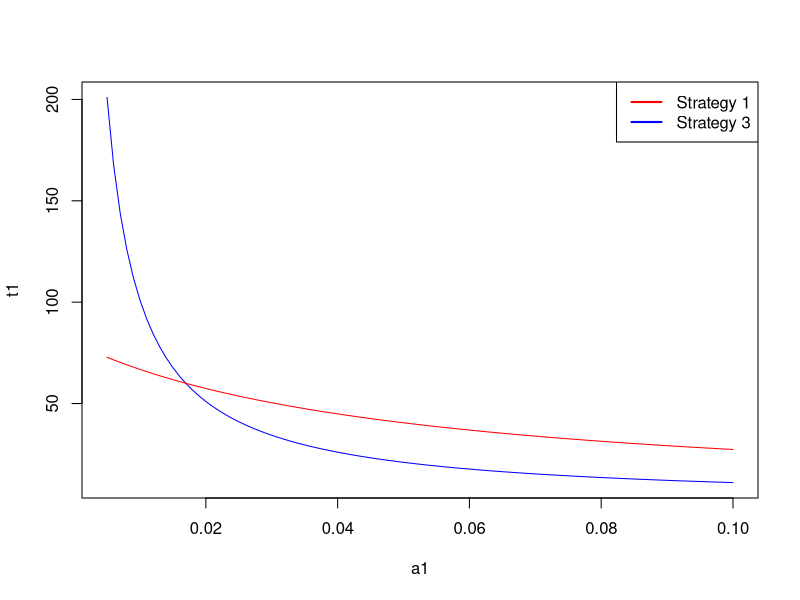
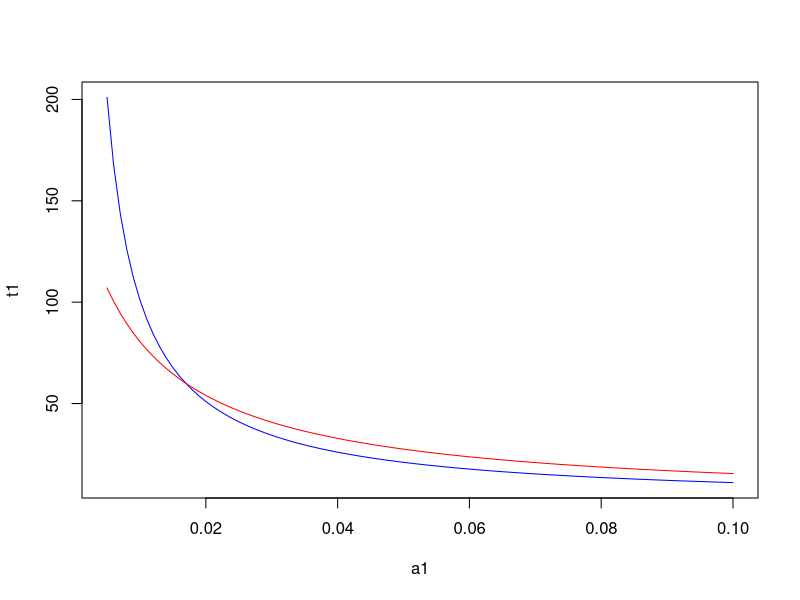
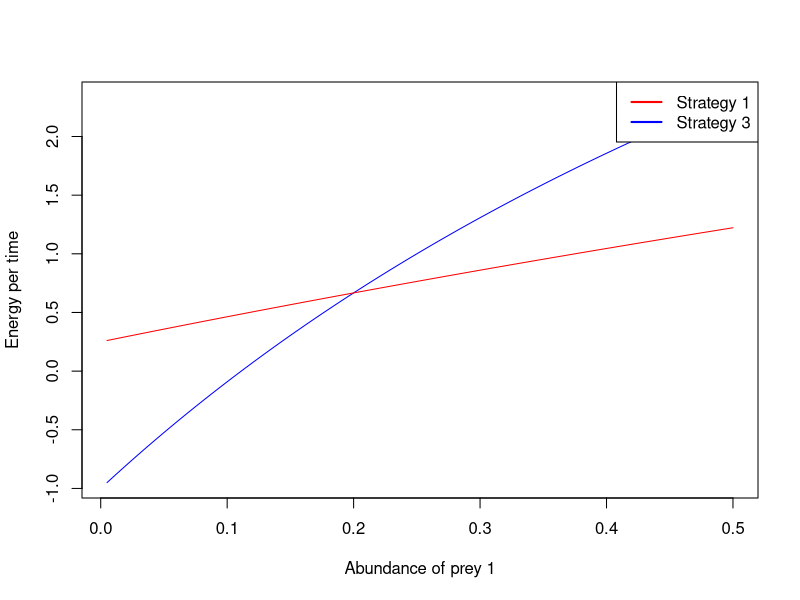

These figures' R source, in order:
## ---- chunk 1
h1=1           #Handling time of prey type 1 (s)
h2=60          #Handling time of prey type 2 (s)
a2=0.05        #abundance of prey type 2 (ind/s)
## ---- chunk 2
a1<-seq(0.005,0.1,0.001)   #abundance of prey time 1 (ind/s)
t1=1/a1+h1                 #time per item of Strategy 1 (s)
t3=1/(a1+a2)+h1*a1/(a1+a2)+h2*a2/(a1+a2) #time per item of Strategy 2 (s)
plot(a1,t1, type="l", col="blue")
lines(a1,t3, type="l", col="red")
legend("topright",                    
       legend = c("Strategy 1", "Strategy 3"),  # Labels
       col = c("red", "blue"),             # Line colors
       lwd = 2,                            # Line width
       lty = 1)      
## ---- chunk 3
a2 = 0.01
t1=1/a1+h1                 #time per item of Strategy 1 (s)
t3=1/(a1+a2)+h1*a1/(a1+a2)+h2*a2/(a1+a2) #time per item of Strategy 2 (s)
plot(a1,t1, type="l", col="blue")
lines(a1,t3, type="l", col="red")
## ---- chunk 4
pos=which(t1<t3)[1]
a1[pos]
## ---- chunk 5
e1<-10                       #Caloric content of prey 1
e2<-100                      #Caloric content of prey 2
h1<-1                        #Handling time of prey 1
h2<-60                       #Handling time of prey 2
ew<-1                        #Energy spend per unit time while waiting (cal/s)
eh<-1                        #energy spend per unit time handling the prey (cal/s)
## ---- chunk 6
a1<- seq(0.005,0.5,0.001)    #Sequence of abundances of prey 1
a2<-0.05
## ---- chunk 7
E1 = e1 -(eh*h1) - ew/a1    #energy per item of Strategy 1 (s)
E3 = (e1*a1+e2*a2)/(a1+a2)-
     eh*(h1*a1+h2*a2)/(a1+a2)-ew/(a1+a2) #energy per item of Strategy 3 (s)

T1=1/a1+h1                 #time per item of Strategy 1 (s)
T3=1/(a1+a2)+h1*a1/(a1+a2)+h2*a2/(a1+a2) #time per item of Strategy 3 (s)

ET1 = E1/T1 #energy per time of strategy 1
ET3 = E3/T3 #energy per time of strategy 3
## ---- chunk 8
plot(a1,ET1,type="l",xlab="Abundance of prey 1", ylab="Energy per time", col="blue")
lines(a1,ET3,type="l",col="red")
legend("topright",                    
       legend = c("Strategy 1", "Strategy 3"),  # Labels
       col = c("red", "blue"),             # Line colors
       lwd = 2,                            # Line width
       lty = 1) 
